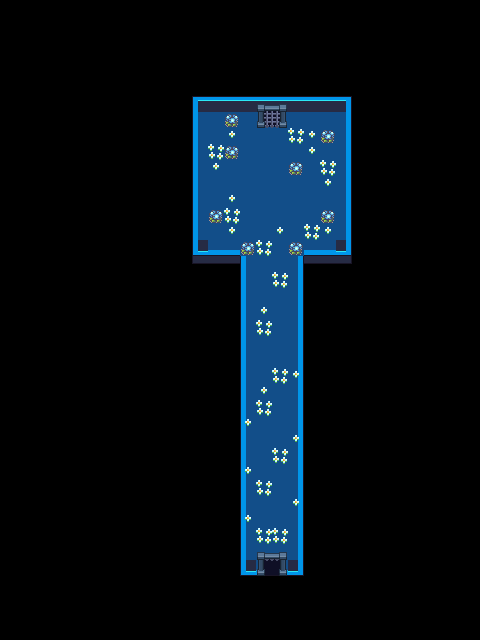

A level layout from a 2D game, rendered from its tile map. Below: a short description, then the map file with its tile-grid data intact:
An orthogonal 30x40 tile map with 16x16 px tiles, 2 tile layers (Base, calcelli), 3 tilesets and 3 objects (Start, porta5_b, NPC).

<map version="1.10" tiledversion="1.12.2" orientation="orthogonal" renderorder="right-down" width="30" height="40" tilewidth="16" tileheight="16" infinite="0" nextlayerid="6" nextobjectid="5">
 <tileset firstgid="1" source="../tilestes/tileset_full.tsx" />
 <tileset firstgid="401" source="../tilestes/cristalli.tsx" />
 <tileset firstgid="1169" source="../tilestes/CARTELLI.tsx" />
 <layer id="1" name="Base" width="30" height="40" locked="1">
  <data encoding="csv">
0,0,0,0,0,0,0,0,0,0,0,0,0,0,0,0,0,0,0,0,0,0,0,0,0,0,0,0,0,0,
0,0,0,0,0,0,0,0,0,0,0,0,0,0,0,0,0,0,0,0,0,0,0,0,0,0,0,0,0,0,
0,0,0,0,0,0,0,0,0,0,0,0,0,0,0,0,0,0,0,0,0,0,0,0,0,0,0,0,0,0,
0,0,0,0,0,0,0,0,0,0,0,0,0,0,0,0,0,0,0,0,0,0,0,0,0,0,0,0,0,0,
0,0,0,0,0,0,0,0,0,0,0,0,0,0,0,0,0,0,0,0,0,0,0,0,0,0,0,0,0,0,
0,0,0,0,0,0,0,0,0,0,0,0,0,0,0,0,0,0,0,0,0,0,0,0,0,0,0,0,0,0,
0,0,0,0,0,0,0,0,0,0,0,0,161,162,162,162,162,162,162,162,162,164,0,0,0,0,0,0,0,0,
0,0,0,0,0,0,0,0,0,0,0,0,177,178,178,178,178,178,178,178,178,186,0,0,0,0,0,0,0,0,
0,0,0,0,0,0,0,0,0,0,0,0,177,178,178,178,178,178,178,178,178,186,0,0,0,0,0,0,0,0,
0,0,0,0,0,0,0,0,0,0,0,0,177,178,178,178,178,178,178,178,178,186,0,0,0,0,0,0,0,0,
0,0,0,0,0,0,0,0,0,0,0,0,177,178,178,178,178,178,178,178,178,186,0,0,0,0,0,0,0,0,
0,0,0,0,0,0,0,0,0,0,0,0,177,178,178,178,178,178,178,178,178,186,0,0,0,0,0,0,0,0,
0,0,0,0,0,0,0,0,0,0,0,0,177,178,178,178,178,178,178,178,178,186,0,0,0,0,0,0,0,0,
0,0,0,0,0,0,0,0,0,0,0,0,177,178,178,178,178,178,178,178,178,186,0,0,0,0,0,0,0,0,
0,0,0,0,0,0,0,0,0,0,0,0,177,178,178,178,178,178,178,178,178,186,0,0,0,0,0,0,0,0,
0,0,0,0,0,0,0,0,0,0,0,0,3221225636,1610612913,1610612913,178,178,178,178,1610612913,1610612913,3221225633,0,0,0,0,0,0,0,0,
0,0,0,0,0,0,0,0,0,0,0,0,0,0,0,177,178,178,186,0,0,0,0,0,0,0,0,0,0,0,
0,0,0,0,0,0,0,0,0,0,0,0,0,0,0,177,178,178,186,0,0,0,0,0,0,0,0,0,0,0,
0,0,0,0,0,0,0,0,0,0,0,0,0,0,0,177,178,178,186,0,0,0,0,0,0,0,0,0,0,0,
0,0,0,0,0,0,0,0,0,0,0,0,0,0,0,177,178,178,186,0,0,0,0,0,0,0,0,0,0,0,
0,0,0,0,0,0,0,0,0,0,0,0,0,0,0,177,178,178,186,0,0,0,0,0,0,0,0,0,0,0,
0,0,0,0,0,0,0,0,0,0,0,0,0,0,0,177,178,178,186,0,0,0,0,0,0,0,0,0,0,0,
0,0,0,0,0,0,0,0,0,0,0,0,0,0,0,177,178,178,186,0,0,0,0,0,0,0,0,0,0,0,
0,0,0,0,0,0,0,0,0,0,0,0,0,0,0,177,178,178,186,0,0,0,0,0,0,0,0,0,0,0,
0,0,0,0,0,0,0,0,0,0,0,0,0,0,0,177,178,178,186,0,0,0,0,0,0,0,0,0,0,0,
0,0,0,0,0,0,0,0,0,0,0,0,0,0,0,177,178,178,186,0,0,0,0,0,0,0,0,0,0,0,
0,0,0,0,0,0,0,0,0,0,0,0,0,0,0,177,178,178,186,0,0,0,0,0,0,0,0,0,0,0,
0,0,0,0,0,0,0,0,0,0,0,0,0,0,0,177,178,178,186,0,0,0,0,0,0,0,0,0,0,0,
0,0,0,0,0,0,0,0,0,0,0,0,0,0,0,177,178,178,186,0,0,0,0,0,0,0,0,0,0,0,
0,0,0,0,0,0,0,0,0,0,0,0,0,0,0,177,178,178,186,0,0,0,0,0,0,0,0,0,0,0,
0,0,0,0,0,0,0,0,0,0,0,0,0,0,0,177,178,178,186,0,0,0,0,0,0,0,0,0,0,0,
0,0,0,0,0,0,0,0,0,0,0,0,0,0,0,177,178,178,186,0,0,0,0,0,0,0,0,0,0,0,
0,0,0,0,0,0,0,0,0,0,0,0,0,0,0,177,178,178,186,0,0,0,0,0,0,0,0,0,0,0,
0,0,0,0,0,0,0,0,0,0,0,0,0,0,0,177,178,178,186,0,0,0,0,0,0,0,0,0,0,0,
0,0,0,0,0,0,0,0,0,0,0,0,0,0,0,177,178,178,186,0,0,0,0,0,0,0,0,0,0,0,
0,0,0,0,0,0,0,0,0,0,0,0,0,0,0,3221225636,1610612913,1610612913,3221225633,0,0,0,0,0,0,0,0,0,0,0,
0,0,0,0,0,0,0,0,0,0,0,0,0,0,0,0,0,0,0,0,0,0,0,0,0,0,0,0,0,0,
0,0,0,0,0,0,0,0,0,0,0,0,0,0,0,0,0,0,0,0,0,0,0,0,0,0,0,0,0,0,
0,0,0,0,0,0,0,0,0,0,0,0,0,0,0,0,0,0,0,0,0,0,0,0,0,0,0,0,0,0,
0,0,0,0,0,0,0,0,0,0,0,0,0,0,0,0,0,0,0,0,0,0,0,0,0,0,0,0,0,0
</data>
 </layer>
 <objectgroup id="3" name="start">
  <object id="3" name="start4_b" type="Start" x="271.75" y="534.75">
   <point />
  </object>
 </objectgroup>
 <objectgroup id="4" name="porta">
  <object id="2" name="porta5_b" x="262" y="119" width="20" height="10">
   <properties>
    <property name="condition" value="boss_sconfitto" />
    <property name="dest" value="lvl5_b" />
    <property name="type" value="porta" />
   </properties>
  </object>
 </objectgroup>
 <objectgroup id="5" name="boss">
  <object id="4" name="miniBoss" type="NPC" x="272" y="176">
   <properties>
    <property name="isMiniBoss" type="bool" value="true" />
   </properties>
   <point />
  </object>
 </objectgroup>
 <layer id="2" name="calcelli" width="30" height="40">
  <data encoding="csv">
0,0,0,0,0,0,0,0,0,0,0,0,0,0,0,0,0,0,0,0,0,0,0,0,0,0,0,0,0,0,
0,0,0,0,0,0,0,0,0,0,0,0,0,0,0,0,0,0,0,0,0,0,0,0,0,0,0,0,0,0,
0,0,0,0,0,0,0,0,0,0,0,0,0,0,0,0,0,0,0,0,0,0,0,0,0,0,0,0,0,0,
0,0,0,0,0,0,0,0,0,0,0,0,0,0,0,0,0,0,0,0,0,0,0,0,0,0,0,0,0,0,
0,0,0,0,0,0,0,0,0,0,0,0,0,0,0,0,0,0,0,0,0,0,0,0,0,0,0,0,0,0,
0,0,0,0,0,0,0,0,0,0,0,0,0,0,0,0,0,0,0,0,0,0,0,0,0,0,0,0,0,0,
0,0,0,0,0,0,0,0,0,0,0,0,0,0,0,0,1065,1066,0,0,0,0,0,0,0,0,0,0,0,0,
0,0,0,0,0,0,0,0,0,0,0,0,0,0,1403,0,1097,1098,0,0,0,0,0,0,0,0,0,0,0,0,
0,0,0,0,0,0,0,0,0,0,0,0,0,0,1418,0,0,0,1437,1418,1403,0,0,0,0,0,0,0,0,0,
0,0,0,0,0,0,0,0,0,0,0,0,0,1437,1403,0,0,0,0,1418,0,0,0,0,0,0,0,0,0,0,
0,0,0,0,0,0,0,0,0,0,0,0,0,1418,0,0,0,0,1403,0,1437,0,0,0,0,0,0,0,0,0,
0,0,0,0,0,0,0,0,0,0,0,0,0,0,0,0,0,0,0,0,1418,0,0,0,0,0,0,0,0,0,
0,0,0,0,0,0,0,0,0,0,0,0,0,0,1418,0,0,0,0,0,0,0,0,0,0,0,0,0,0,0,
0,0,0,0,0,0,0,0,0,0,0,0,0,1403,1437,0,0,0,0,0,1403,0,0,0,0,0,0,0,0,0,
0,0,0,0,0,0,0,0,0,0,0,0,0,0,1418,0,0,1418,0,1437,1418,0,0,0,0,0,0,0,0,0,
0,0,0,0,0,0,0,0,0,0,0,0,0,0,0,1403,1437,0,1403,0,0,0,0,0,0,0,0,0,0,0,
0,0,0,0,0,0,0,0,0,0,0,0,219,220,220,0,0,0,0,220,220,221,0,0,0,0,0,0,0,0,
0,0,0,0,0,0,0,0,0,0,0,0,0,0,0,0,0,1437,0,0,0,0,0,0,0,0,0,0,0,0,
0,0,0,0,0,0,0,0,0,0,0,0,0,0,0,0,0,0,0,0,0,0,0,0,0,0,0,0,0,0,
0,0,0,0,0,0,0,0,0,0,0,0,0,0,0,0,1418,0,0,0,0,0,0,0,0,0,0,0,0,0,
0,0,0,0,0,0,0,0,0,0,0,0,0,0,0,0,1437,0,0,0,0,0,0,0,0,0,0,0,0,0,
0,0,0,0,0,0,0,0,0,0,0,0,0,0,0,0,0,0,0,0,0,0,0,0,0,0,0,0,0,0,
0,0,0,0,0,0,0,0,0,0,0,0,0,0,0,0,0,0,0,0,0,0,0,0,0,0,0,0,0,0,
0,0,0,0,0,0,0,0,0,0,0,0,0,0,0,0,0,1437,1418,0,0,0,0,0,0,0,0,0,0,0,
0,0,0,0,0,0,0,0,0,0,0,0,0,0,0,0,1418,0,0,0,0,0,0,0,0,0,0,0,0,0,
0,0,0,0,0,0,0,0,0,0,0,0,0,0,0,0,1437,0,0,0,0,0,0,0,0,0,0,0,0,0,
0,0,0,0,0,0,0,0,0,0,0,0,0,0,0,1418,0,0,0,0,0,0,0,0,0,0,0,0,0,0,
0,0,0,0,0,0,0,0,0,0,0,0,0,0,0,0,0,0,1418,0,0,0,0,0,0,0,0,0,0,0,
0,0,0,0,0,0,0,0,0,0,0,0,0,0,0,0,0,1437,0,0,0,0,0,0,0,0,0,0,0,0,
0,0,0,0,0,0,0,0,0,0,0,0,0,0,0,1418,0,0,0,0,0,0,0,0,0,0,0,0,0,0,
0,0,0,0,0,0,0,0,0,0,0,0,0,0,0,0,1437,0,0,0,0,0,0,0,0,0,0,0,0,0,
0,0,0,0,0,0,0,0,0,0,0,0,0,0,0,0,0,0,1418,0,0,0,0,0,0,0,0,0,0,0,
0,0,0,0,0,0,0,0,0,0,0,0,0,0,0,1418,0,0,0,0,0,0,0,0,0,0,0,0,0,0,
0,0,0,0,0,0,0,0,0,0,0,0,0,0,0,0,1437,1437,0,0,0,0,0,0,0,0,0,0,0,0,
0,0,0,0,0,0,0,0,0,0,0,0,0,0,0,0,1071,1072,0,0,0,0,0,0,0,0,0,0,0,0,
0,0,0,0,0,0,0,0,0,0,0,0,0,0,0,0,1103,1104,0,0,0,0,0,0,0,0,0,0,0,0,
0,0,0,0,0,0,0,0,0,0,0,0,0,0,0,0,0,0,0,0,0,0,0,0,0,0,0,0,0,0,
0,0,0,0,0,0,0,0,0,0,0,0,0,0,0,0,0,0,0,0,0,0,0,0,0,0,0,0,0,0,
0,0,0,0,0,0,0,0,0,0,0,0,0,0,0,0,0,0,0,0,0,0,0,0,0,0,0,0,0,0,
0,0,0,0,0,0,0,0,0,0,0,0,0,0,0,0,0,0,0,0,0,0,0,0,0,0,0,0,0,0
</data>
 </layer>
</map>
